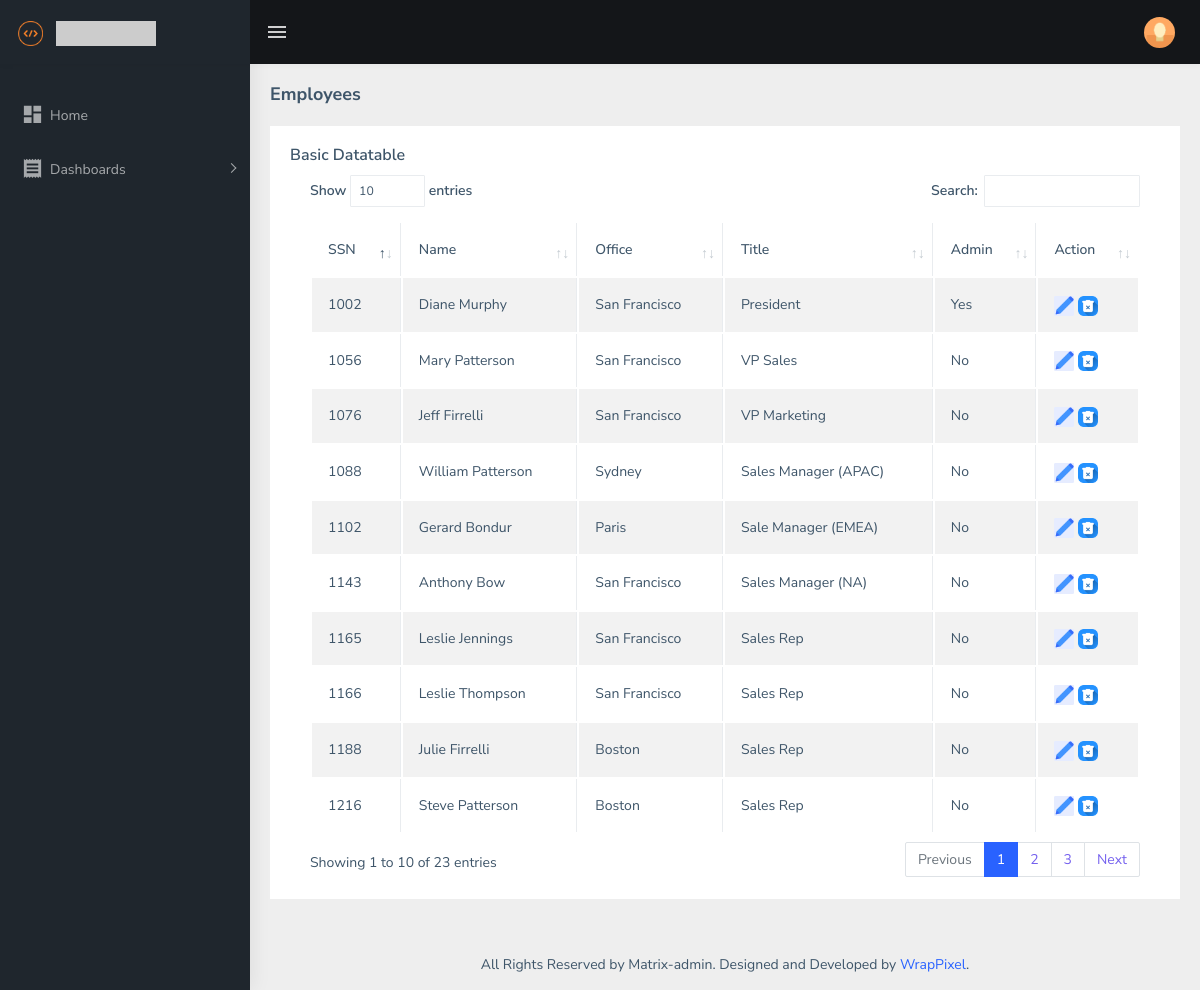
/dashboard/employees/index.php, run on the app's committed database.
### tables this page shows
CREATE TABLE `employees` (
  `employeeNumber` int(11) NOT NULL,
  `lastName` varchar(50) NOT NULL,
  `firstName` varchar(50) NOT NULL,
  `extension` varchar(10) NOT NULL,
  `email` varchar(100) NOT NULL,
  `officeCode` varchar(10) NOT NULL,
  `reportsTo` int(11) DEFAULT NULL,
  `jobTitle` varchar(50) NOT NULL,
  `isAdmin` tinyint(1) DEFAULT 0
);

CREATE TABLE `offices` (
  `officeCode` varchar(10) NOT NULL,
  `city` varchar(50) NOT NULL,
  `phone` varchar(50) NOT NULL,
  `addressLine1` varchar(50) NOT NULL,
  `addressLine2` varchar(50) DEFAULT NULL,
  `state` varchar(50) DEFAULT NULL,
  `country` varchar(50) NOT NULL,
  `postalCode` varchar(15) NOT NULL,
  `territory` varchar(10) NOT NULL
);

### dashboard/employees/index.php (the view, shortened to what this page needs)
<?php
include "../includes/connect_database.php";
$query = 'select e.employeeNumber as ssn, concat(e.firstName, " ", e.lastName) as name
, offices.city, e.jobTitle, e.isAdmin
from employees as e left join offices on
e.officeCode = offices.officeCode;';
$result = $connect->query($query);
$rows = $result->fetchAll(PDO::FETCH_ASSOC);
?>
<!DOCTYPE html>
<html dir="ltr" lang="en">
<?php include "../includes/head.php"; ?>
<body>
    <?php include "../includes/header.php"; ?>
    <?php include "../includes/aside.php"; ?>
    <div class="page-wrapper">
        <div class="page-breadcrumb">
            <div class="row">
                <div class="col-12 d-flex no-block align-items-center">
                    <h4 class="page-title">Employees</h4>
                </div>
            </div>
        </div>
        <div class="container-fluid">
            <div class="row">
                <div class="col-12">
                    <div class="card">
                        <div class="card-body">
                            <h5 class="card-title">Basic Datatable</h5>
                            <div class="table-responsive">
                                <table id="zero_config" class="table table-striped table-bordered">
                                    <thead>
                                        <tr>
                                            <th>SSN</th>
                                            <th>Name</th>
                                            <th>Office</th>
                                            <th>Title</th>
                                            <th>Admin</th>
                                            <th>Action</th>
                                        </tr>
                                    </thead>
                                    <tbody>
                                        <?php foreach ($rows as $row) { ?>
                                            <tr>
                                                <td><?= $row['ssn'] ?></td>
                                                <td><?= $row['name'] ?></td>
                                                <td><?= $row['city'] ?></td>
                                                <td><?= $row['jobTitle'] ?></td>
                                                <td><?php
                                                    if ($row['isAdmin']) {
                                                        echo 'Yes';
                                                    } else {
                                                        echo 'No';
                                                    }
                                                    ?></td>
                                                <td>
                                                    <a href="edit.php?ssn=<?= $row['ssn'] ?>"><img width="20px" src="../../assets/images/edit.png" alt="edit"></a>
                                                    <a href="delete.php?ssn=<?= $row['ssn'] ?>"><img width="20px" src="../../assets/images/delete.png" alt="delete"></a>
                                                </td>
                                            </tr>
                                        <?php } ?>
                                </table>
                            </div>
                        </div>
                    </div>
                </div>
            </div>
        </div>
        <?php include '../includes/footer.php';?>
</body>
</html>

### dashboard/includes/head.php (shortened to what this page needs)
<head>
    <link href="../../assets/css/style.min.css" rel="stylesheet" />
    <link href="../../assets/css/dataTables.bootstrap4.css" rel="stylesheet" />
</head>

### dashboard/includes/header.php (shortened to what this page needs)
<div id="main-wrapper" data-layout="vertical" data-navbarbg="skin5" data-sidebartype="full" data-sidebar-position="absolute" data-header-position="absolute" data-boxed-layout="full">
    <header class="topbar" data-navbarbg="skin5">
        <nav class="navbar top-navbar navbar-expand-md navbar-dark">
            <div class="navbar-header" data-logobg="skin5">
                <a class="navbar-brand" href="#">
                    <b class="logo-icon ps-2">
                        <img src="../../assets/images/logo_icon.png" alt="homepage" class="light-logo" width="25" />
                    </b>
                    <span class="logo-text ms-2">
                        <img decoding="async" src="https://via.placeholder.com/100x25/1F262D/FF8225?text=NexGen+Solutions" alt="NexGen Solutions">
                    </span>
                </a>
            </div>
            <div class="navbar-collapse collapse" id="navbarSupportedContent" data-navbarbg="skin5">
                <ul class="navbar-nav float-start me-auto">
                    <li class="nav-item d-none d-lg-block">
                        <a class="nav-link sidebartoggler waves-effect waves-light" href="javascript:void(0)" data-sidebartype="mini-sidebar"><i class="mdi mdi-menu font-24"></i></a>
                    </li>
                </ul>
                <ul class="navbar-nav float-end">
                    <li class="nav-item dropdown">
                        <a class="
                    nav-link
                    dropdown-toggle
                    text-muted
                    waves-effect waves-dark
                    pro-pic
                    " href="#" id="navbarDropdown" role="button" data-bs-toggle="dropdown" aria-expanded="false">
                            <img src="../../assets/images/users/1.jpg" alt="user" class="rounded-circle" width="31" />
                        </a>
                    </li>
                </ul>
            </div>
        </nav>
    </header>

### dashboard/includes/aside.php (shortened to what this page needs)
<aside class="left-sidebar" data-sidebarbg="skin5">
    <div class="scroll-sidebar">
        <nav class="sidebar-nav">
            <ul id="sidebarnav" class="pt-4">
                <li class="sidebar-item">
                    <a class="sidebar-link waves-effect waves-dark sidebar-link" href="#" aria-expanded="false"><i class="mdi mdi-view-dashboard"></i><span class="hide-menu">Home</span></a>
                </li>
                <li class="sidebar-item">
                    <a class="sidebar-link has-arrow waves-effect waves-dark" href="javascript:void(0)" aria-expanded="false"><i class="mdi mdi-receipt"></i><span class="hide-menu">Dashboards</span></a>
                </li>
            </ul>
        </nav>
    </div>
</aside>

### dashboard/includes/footer.php (shortened to what this page needs)
<footer class="footer text-center">
    All Rights Reserved by Matrix-admin. Designed and Developed by
    <a href="https://www.wrappixel.com">WrapPixel</a>.
</footer>
</div>
</div>

### data on the page
employees: employeeNumber "1002", name "Diane Murphy", officeCode.city "San Francisco", jobTitle "President", isAdmin "Yes"
employees: employeeNumber "1056", name "Mary Patterson", officeCode.city "San Francisco", jobTitle "VP Sales", isAdmin "No"
employees: employeeNumber "1076", name "Jeff Firrelli", officeCode.city "San Francisco", jobTitle "VP Marketing", isAdmin "No"
employees: employeeNumber "1088", name "William Patterson", officeCode.city "Sydney", jobTitle "Sales Manager (APAC)", isAdmin "No"
employees: employeeNumber "1102", name "Gerard Bondur", officeCode.city "Paris", jobTitle "Sale Manager (EMEA)", isAdmin "No"
employees: employeeNumber "1143", name "Anthony Bow", officeCode.city "San Francisco", jobTitle "Sales Manager (NA)", isAdmin "No"
employees: employeeNumber "1165", name "Leslie Jennings", officeCode.city "San Francisco", jobTitle "Sales Rep", isAdmin "No"
employees: employeeNumber "1166", name "Leslie Thompson", officeCode.city "San Francisco", jobTitle "Sales Rep", isAdmin "No"
employees: employeeNumber "1188", name "Julie Firrelli", officeCode.city "Boston", jobTitle "Sales Rep", isAdmin "No"
employees: employeeNumber "1216", name "Steve Patterson", officeCode.city "Boston", jobTitle "Sales Rep", isAdmin "No"
